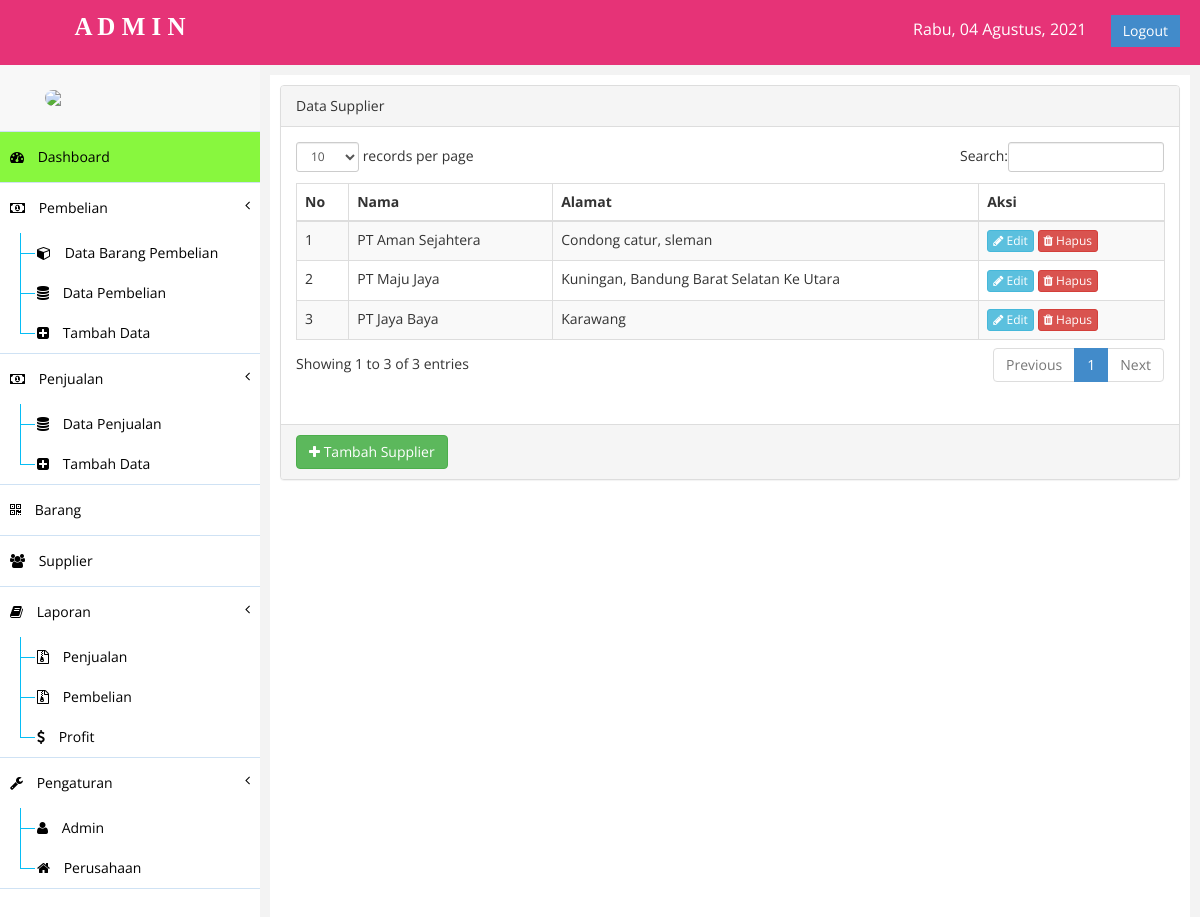
The page /index.php?page=supplier (signed in) on the database its author committed.
### tables this page shows
CREATE TABLE `supplier` (
  `kd_supplier` int(6) NOT NULL,
  `nama_supplier` varchar(60) NOT NULL,
  `alamat` varchar(60) NOT NULL
);

### class/class.php (called while the page is built, shortened)
<?php
	class Supplier{
		public function tampil_supplier(){
			$qry = mysql_query("SELECT * FROM supplier");
			while ($pecah = mysql_fetch_array($qry)) {
				$data[] = $pecah;
			}
			return $data;
		}
	}
	$supplier = new Supplier();
?>

### supplier.php (the view, shortened to what this page needs)
<div class="row">
    <div class="col-md-12">
        <div class="panel panel-default">
            <div class="panel-heading">
                Data Supplier
            </div>
            <div class="panel-body">
                <div class="table">
                    <table class="table table-striped table-bordered table-hover" id="tabelku">
                        <thead>
                            <tr>
                                <th>No</th>
                                <th>Nama</th>
                                <th>Alamat</th>
                                <th>Aksi</th>
                            </tr>
                        </thead>
                        <tbody>
                            <?php
                                $sp = $supplier->tampil_supplier();
                                foreach ($sp as $index => $data) {
                            ?>
                            <tr class="odd gradeX">
                                <td><?php echo $index + 1; ?></td>
                                <td><?php echo $data['nama_supplier']; ?></td>
                                <td><?php echo $data['alamat']; ?></td>
                                <td>
                                    <a href="index.php?page=ubahsupplier&id=<?php echo $data['kd_supplier']; ?>" class="btn btn-info btn-xs"><i class="fa fa-pencil"></i> Edit</a>
                                    <a href="index.php?page=supplier&hapus=<?php echo $data['kd_supplier']; ?>" class="btn btn-danger btn-xs" id="alertHapus"><i class="fa fa-trash"></i> Hapus</a>
                                </td>
                            </tr>
                            <?php } ?>
                        </tbody>
                    </table>
                </div>
            </div>
            <div class="panel-footer">
                <a href="index.php?page=tambahsupplier" class="btn btn-success"><i class="fa fa-plus"></i> Tambah Supplier</a>
            </div>
        </div>
    </div>
</div>

### assets/css/ahay.css (style rules this page uses)
body { font-family: "Open Sans", sans-serif; }

### rows shown on the page
supplier: nama_supplier "PT Aman Sejahtera", alamat "Condong catur, sleman"
supplier: nama_supplier "PT Maju Jaya", alamat "Kuningan, Bandung Barat Selatan Ke Utara"
supplier: nama_supplier "PT Jaya Baya", alamat "Karawang"
